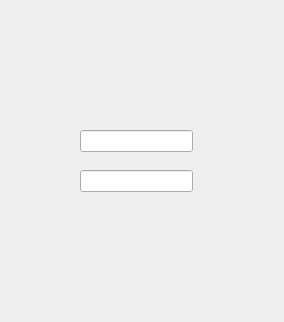
<?xml version="1.0" encoding="UTF-8"?>
<ui version="4.0">
 <class>Widget</class>
 <widget class="QWidget" name="Widget">
  <property name="geometry">
   <rect>
    <x>0</x>
    <y>0</y>
    <width>284</width>
    <height>322</height>
   </rect>
  </property>
  <property name="windowTitle">
   <string>Widget</string>
  </property>
  <widget class="QLabel" name="label">
   <property name="geometry">
    <rect>
     <x>80</x>
     <y>90</y>
     <width>151</width>
     <height>21</height>
    </rect>
   </property>
   <property name="text">
    <string/>
   </property>
  </widget>
  <widget class="QLineEdit" name="lineEdit">
   <property name="geometry">
    <rect>
     <x>80</x>
     <y>130</y>
     <width>113</width>
     <height>22</height>
    </rect>
   </property>
  </widget>
  <widget class="QLineEdit" name="lineEdit_2">
   <property name="geometry">
    <rect>
     <x>80</x>
     <y>170</y>
     <width>113</width>
     <height>22</height>
    </rect>
   </property>
  </widget>
 </widget>
 <resources/>
 <connections/>
</ui>
